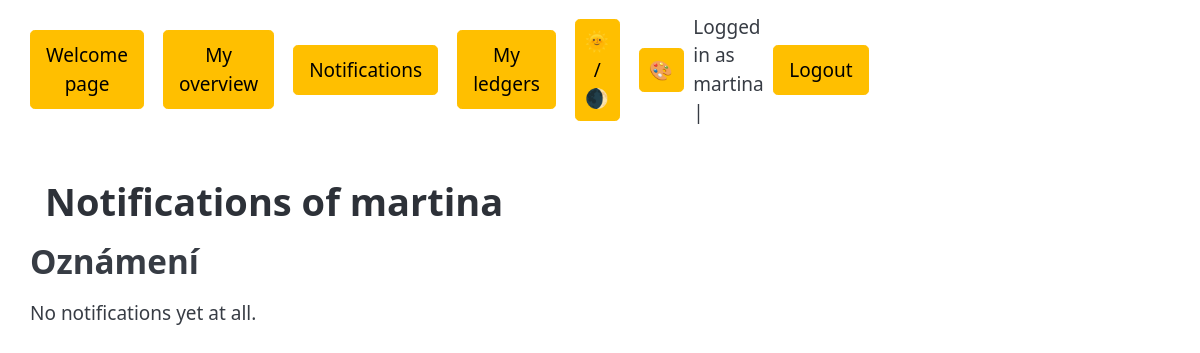
/notifications/ (signed in), run on an earlier commit of the app's database.
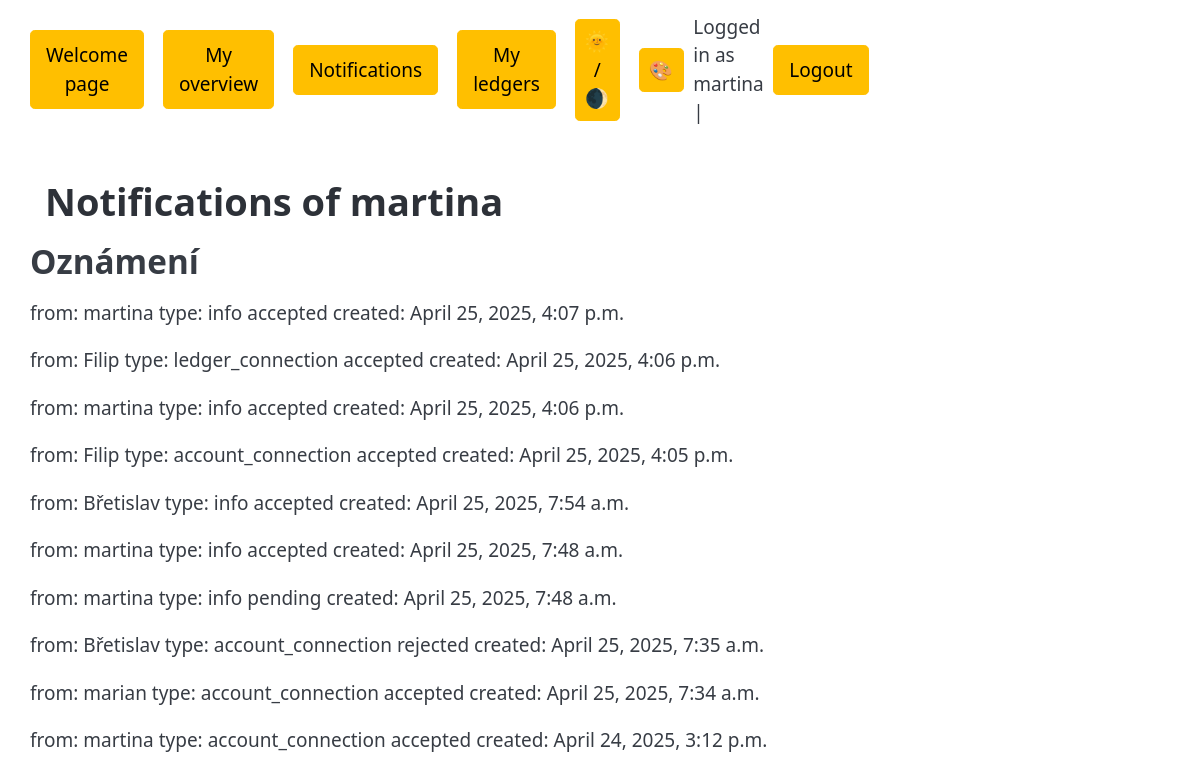
And on a later commit of the database.
### main/models.py (models this page shows, shortened)
class Notification(models.Model):
    NOTIF_TYPE_CHOICES = [
        ("info", "Info"),
        ("account_connection", "Account Connection"),
        ("ledger_connection", "Ledger Connection"),
        ("balance_approve", "Balance Approve"),
    ]
    STATUS_CHOICES = [
        ("pending","Pending"),
        ("accepted","Accepted"),
        ("rejected","Rejected"),
        ("obsolete","Obsolete"),
    ]
    type = models.CharField(max_length=20, choices=NOTIF_TYPE_CHOICES)
    sender = models.ForeignKey(Person, on_delete=models.CASCADE, related_name="sent_notification")
    recipient = models.ForeignKey(Person, on_delete=models.CASCADE, related_name="received_notification")
    created_at = models.DateTimeField(auto_now_add=True)
    status = models.CharField(max_length=10, choices=STATUS_CHOICES, default="pending")
    updated_at = models.DateTimeField(auto_now=True)
    message = models.CharField(max_length=500, blank=True)
    ledger = models.ForeignKey(Ledger, on_delete=models.SET_NULL, null=True, blank=True)
    balance = models.ForeignKey(PaymentBalance, on_delete=models.SET_NULL, null=True, blank=True)

class Person(models.Model):
    user = models.OneToOneField(User, null=True, blank=True, on_delete=models.SET_NULL, related_name="person")
    placeholder = models.OneToOneField("UserPlaceholder", null=True, blank=True, on_delete=models.SET_NULL, related_name="person")

### main/views.py (the view, shortened to what this page needs)
@login_required(login_url='/login')
def notifications(request):
    person_self = get_object_or_404(Person, user=request.user)
    notifications_all = Notification.objects.filter(
    Q(recipient=person_self) | Q(sender=person_self)
        ).order_by("-created_at")                       #All notofications with person_self.name in it
    info_pending = notifications_all.filter(recipient=person_self, type="info", status="pending").order_by("-created_at")
    account_connection_pending = notifications_all.filter(recipient=person_self, type="account_connection", status="pending").order_by("-created_at")
    ledger_connection_pending = notifications_all.filter(recipient=person_self, type="ledger_connection", status="pending").order_by("-created_at")
    balance_approve_pending = notifications_all.filter(recipient=person_self, type="balance_approve", status="pending").order_by("-created_at")
    info_with_forms = []
    for notification in info_pending:
        info_with_forms.append((notification,NotificationResponse() ))
    account_connection_with_forms = []
    for notification in account_connection_pending:
        account_connection_with_forms.append((notification,NotificationResponse() ))
    ledger_connection_with_forms = []
    for notification in ledger_connection_pending:
        ledger_connection_with_forms.append((notification,NotificationResponse() ))
    balance_approve_with_forms = []
    for notification in balance_approve_pending:
        balance_approve_with_forms.append((notification,NotificationResponse() ))
    context = {
        "notifications_all" : notifications_all,
        "info_with_forms": info_with_forms,
        "account_connection_with_forms": account_connection_with_forms,
        "ledger_connection_with_forms": ledger_connection_with_forms,
        "balance_approve_with_forms": balance_approve_with_forms,
    }
    return render(request, "main/notifications.html", context)

### main/templates/main/notifications.html (shortened to what this page needs)
{% extends "base.html" %}
{% load static %}
{% block css_files %}
    <link rel="stylesheet" href="{% static 'main/styles/index.css' %}">
{% endblock css_files %}
{% block page_title %} Notifications of {{ user.username }}
{% endblock page_title %}
{% block content %}
<h2>Oznámení</h2>
{% for notification in notifications_all %}
    <div class="notification-box">
        <ul>
            from:
            {{ notification.sender.user.username }}
            type:
            {{ notification.type }}
            {{ notification.status }}
            created:
            {{ notification.created_at }}
        </ul>
{% empty %}
<p>No notifications yet at all.</p>
{% endfor %}
{% endblock content %}

What changed in the data, as far as the page shows it:
added Notification: sender.user.username "martina", type "info", status "accepted", created_at "April 25, 2025, 4:07 p.m."
added Notification: sender.user.username "Filip", type "ledger_connection", status "accepted", created_at "April 25, 2025, 4:06 p.m."
added Notification: sender.user.username "martina", type "info", status "accepted", created_at "April 25, 2025, 4:06 p.m."
added Notification: sender.user.username "Filip", type "account_connection", status "accepted", created_at "April 25, 2025, 4:05 p.m."
added Notification: sender.user.username "Břetislav", type "info", status "accepted", created_at "April 25, 2025, 7:54 a.m."
added Notification: sender.user.username "martina", type "info", status "accepted", created_at "April 25, 2025, 7:48 a.m."
added Notification: sender.user.username "martina", type "info", status "pending", created_at "April 25, 2025, 7:48 a.m."
added Notification: sender.user.username "Břetislav", type "account_connection", status "rejected", created_at "April 25, 2025, 7:35 a.m."
added Notification: sender.user.username "marian", type "account_connection", status "accepted", created_at "April 25, 2025, 7:34 a.m."
added Notification: sender.user.username "martina", type "account_connection", status "accepted", created_at "April 24, 2025, 3:12 p.m."
Also different on the page:
text no longer shown: "No notifications yet at all."
